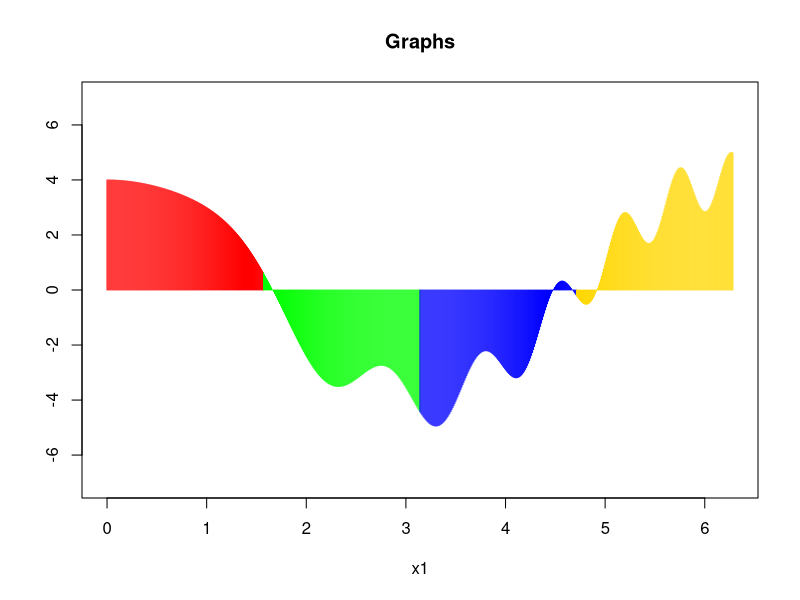

This chart was generated by the following R code:
stepSize=0.01
x1<-seq(0,(pi/2),stepSize)
x2<-seq((pi/2),pi,stepSize)
x3<-seq(pi,(3*(pi/2)),stepSize)
x4<-seq((3*(pi/2)),(2*pi),stepSize)
x <- c(x1,x2,x3,x4)

fx <- sin(x^2)+(4*cos(x))
fx1 <- sin(x1^2)+(4*cos(x1))
fx2 <- sin(x2^2)+(4*cos(x2))
fx3 <- sin(x3^2)+(4*cos(x3))
fx4 <- sin(x4^2)+(4*cos(x4))
plot(x1, fx1,main="Graphs",ylab="",type="h",xlim = c(0,2*pi),ylim = c(-7,7),col="red")
lines(x2,fx2, col="green",type = "h")
lines(x3,fx3, col="blue",type="h")
lines(x4,fx4, col="gold",type="h")